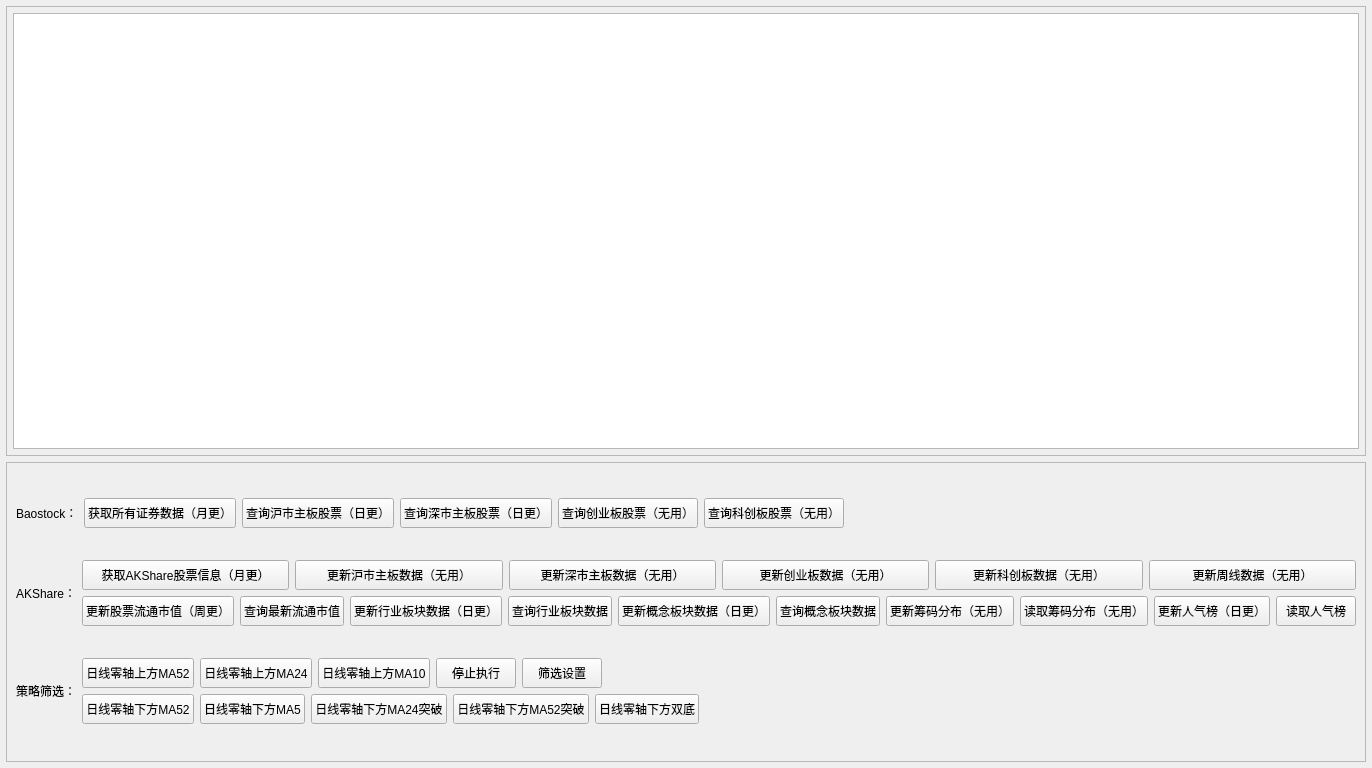
<?xml version="1.0" encoding="UTF-8"?>
<ui version="4.0">
 <class>HomeWidget</class>
 <widget class="QWidget" name="HomeWidget">
  <property name="geometry">
   <rect>
    <x>0</x>
    <y>0</y>
    <width>1366</width>
    <height>768</height>
   </rect>
  </property>
  <property name="windowTitle">
   <string>Form</string>
  </property>
  <layout class="QVBoxLayout" name="verticalLayout">
   <property name="leftMargin">
    <number>6</number>
   </property>
   <property name="topMargin">
    <number>6</number>
   </property>
   <property name="rightMargin">
    <number>6</number>
   </property>
   <property name="bottomMargin">
    <number>6</number>
   </property>
   <item>
    <widget class="QFrame" name="frame_center">
     <property name="frameShape">
      <enum>QFrame::StyledPanel</enum>
     </property>
     <property name="frameShadow">
      <enum>QFrame::Raised</enum>
     </property>
     <layout class="QGridLayout" name="gridLayout">
      <property name="leftMargin">
       <number>6</number>
      </property>
      <property name="topMargin">
       <number>6</number>
      </property>
      <property name="rightMargin">
       <number>6</number>
      </property>
      <property name="bottomMargin">
       <number>6</number>
      </property>
      <property name="spacing">
       <number>0</number>
      </property>
      <item row="0" column="0">
       <widget class="QPlainTextEdit" name="plainTextEdit_log">
        <property name="readOnly">
         <bool>true</bool>
        </property>
       </widget>
      </item>
     </layout>
    </widget>
   </item>
   <item>
    <widget class="QFrame" name="frame_bottom">
     <property name="minimumSize">
      <size>
       <width>0</width>
       <height>300</height>
      </size>
     </property>
     <property name="maximumSize">
      <size>
       <width>16777215</width>
       <height>300</height>
      </size>
     </property>
     <property name="frameShape">
      <enum>QFrame::StyledPanel</enum>
     </property>
     <property name="frameShadow">
      <enum>QFrame::Raised</enum>
     </property>
     <layout class="QVBoxLayout" name="verticalLayout_4">
      <item>
       <layout class="QHBoxLayout" name="horizontalLayout">
        <item>
         <widget class="QLabel" name="label_2">
          <property name="text">
           <string>Baostock：</string>
          </property>
         </widget>
        </item>
        <item>
         <widget class="QPushButton" name="btn_get_all_stocks">
          <property name="minimumSize">
           <size>
            <width>0</width>
            <height>30</height>
           </size>
          </property>
          <property name="maximumSize">
           <size>
            <width>16777215</width>
            <height>30</height>
           </size>
          </property>
          <property name="text">
           <string>获取所有证券数据（月更）</string>
          </property>
         </widget>
        </item>
        <item>
         <widget class="QPushButton" name="btn_query_sh_main">
          <property name="minimumSize">
           <size>
            <width>0</width>
            <height>30</height>
           </size>
          </property>
          <property name="maximumSize">
           <size>
            <width>16777215</width>
            <height>30</height>
           </size>
          </property>
          <property name="text">
           <string>查询沪市主板股票（日更）</string>
          </property>
         </widget>
        </item>
        <item>
         <widget class="QPushButton" name="btn_query_sz_main">
          <property name="minimumSize">
           <size>
            <width>0</width>
            <height>30</height>
           </size>
          </property>
          <property name="maximumSize">
           <size>
            <width>16777215</width>
            <height>30</height>
           </size>
          </property>
          <property name="text">
           <string>查询深市主板股票（日更）</string>
          </property>
         </widget>
        </item>
        <item>
         <widget class="QPushButton" name="btn_query_gem">
          <property name="minimumSize">
           <size>
            <width>0</width>
            <height>30</height>
           </size>
          </property>
          <property name="maximumSize">
           <size>
            <width>16777215</width>
            <height>30</height>
           </size>
          </property>
          <property name="text">
           <string>查询创业板股票（无用）</string>
          </property>
         </widget>
        </item>
        <item>
         <widget class="QPushButton" name="btn_query_star">
          <property name="minimumSize">
           <size>
            <width>0</width>
            <height>30</height>
           </size>
          </property>
          <property name="maximumSize">
           <size>
            <width>16777215</width>
            <height>30</height>
           </size>
          </property>
          <property name="text">
           <string>查询科创板股票（无用）</string>
          </property>
         </widget>
        </item>
        <item>
         <spacer name="horizontalSpacer_2">
          <property name="orientation">
           <enum>Qt::Horizontal</enum>
          </property>
          <property name="sizeHint" stdset="0">
           <size>
            <width>40</width>
            <height>20</height>
           </size>
          </property>
         </spacer>
        </item>
       </layout>
      </item>
      <item>
       <layout class="QHBoxLayout" name="horizontalLayout_5">
        <item>
         <widget class="QLabel" name="label_3">
          <property name="text">
           <string>AKShare：</string>
          </property>
         </widget>
        </item>
        <item>
         <layout class="QVBoxLayout" name="verticalLayout_2">
          <item>
           <layout class="QHBoxLayout" name="horizontalLayout_2">
            <item>
             <widget class="QPushButton" name="btn_get_akshare_stocks_info">
              <property name="minimumSize">
               <size>
                <width>0</width>
                <height>30</height>
               </size>
              </property>
              <property name="maximumSize">
               <size>
                <width>16777215</width>
                <height>30</height>
               </size>
              </property>
              <property name="text">
               <string>获取AKShare股票信息（月更）</string>
              </property>
             </widget>
            </item>
            <item>
             <widget class="QPushButton" name="btn_update_sh_main_data">
              <property name="minimumSize">
               <size>
                <width>0</width>
                <height>30</height>
               </size>
              </property>
              <property name="maximumSize">
               <size>
                <width>16777215</width>
                <height>30</height>
               </size>
              </property>
              <property name="text">
               <string>更新沪市主板数据（无用）</string>
              </property>
             </widget>
            </item>
            <item>
             <widget class="QPushButton" name="btn_update_sz_main_data">
              <property name="minimumSize">
               <size>
                <width>0</width>
                <height>30</height>
               </size>
              </property>
              <property name="maximumSize">
               <size>
                <width>16777215</width>
                <height>30</height>
               </size>
              </property>
              <property name="text">
               <string>更新深市主板数据（无用）</string>
              </property>
             </widget>
            </item>
            <item>
             <widget class="QPushButton" name="btn_update_gem_data">
              <property name="minimumSize">
               <size>
                <width>0</width>
                <height>30</height>
               </size>
              </property>
              <property name="maximumSize">
               <size>
                <width>16777215</width>
                <height>30</height>
               </size>
              </property>
              <property name="text">
               <string>更新创业板数据（无用）</string>
              </property>
             </widget>
            </item>
            <item>
             <widget class="QPushButton" name="btn_update_star_data">
              <property name="minimumSize">
               <size>
                <width>0</width>
                <height>30</height>
               </size>
              </property>
              <property name="maximumSize">
               <size>
                <width>16777215</width>
                <height>30</height>
               </size>
              </property>
              <property name="text">
               <string>更新科创板数据（无用）</string>
              </property>
             </widget>
            </item>
            <item>
             <widget class="QPushButton" name="btn_update_weekly_data">
              <property name="minimumSize">
               <size>
                <width>0</width>
                <height>30</height>
               </size>
              </property>
              <property name="maximumSize">
               <size>
                <width>16777215</width>
                <height>30</height>
               </size>
              </property>
              <property name="text">
               <string>更新周线数据（无用）</string>
              </property>
             </widget>
            </item>
           </layout>
          </item>
          <item>
           <layout class="QHBoxLayout" name="horizontalLayout_4">
            <item>
             <widget class="QPushButton" name="btn_update_float_cap">
              <property name="minimumSize">
               <size>
                <width>0</width>
                <height>30</height>
               </size>
              </property>
              <property name="maximumSize">
               <size>
                <width>16777215</width>
                <height>30</height>
               </size>
              </property>
              <property name="text">
               <string>更新股票流通市值（周更）</string>
              </property>
             </widget>
            </item>
            <item>
             <widget class="QPushButton" name="btn_query_float_cap">
              <property name="minimumSize">
               <size>
                <width>0</width>
                <height>30</height>
               </size>
              </property>
              <property name="maximumSize">
               <size>
                <width>16777215</width>
                <height>30</height>
               </size>
              </property>
              <property name="text">
               <string>查询最新流通市值</string>
              </property>
             </widget>
            </item>
            <item>
             <widget class="QPushButton" name="btn_update_ths_board_industry_data">
              <property name="minimumSize">
               <size>
                <width>0</width>
                <height>30</height>
               </size>
              </property>
              <property name="maximumSize">
               <size>
                <width>16777215</width>
                <height>30</height>
               </size>
              </property>
              <property name="text">
               <string>更新行业板块数据（日更）</string>
              </property>
             </widget>
            </item>
            <item>
             <widget class="QPushButton" name="btn_query_ths_board_industry_data">
              <property name="minimumSize">
               <size>
                <width>0</width>
                <height>30</height>
               </size>
              </property>
              <property name="maximumSize">
               <size>
                <width>16777215</width>
                <height>30</height>
               </size>
              </property>
              <property name="text">
               <string>查询行业板块数据</string>
              </property>
             </widget>
            </item>
            <item>
             <widget class="QPushButton" name="btn_update_ths_board_concept_data">
              <property name="minimumSize">
               <size>
                <width>0</width>
                <height>30</height>
               </size>
              </property>
              <property name="maximumSize">
               <size>
                <width>16777215</width>
                <height>30</height>
               </size>
              </property>
              <property name="text">
               <string>更新概念板块数据（日更）</string>
              </property>
             </widget>
            </item>
            <item>
             <widget class="QPushButton" name="btn_query_ths_board_concept_data">
              <property name="minimumSize">
               <size>
                <width>0</width>
                <height>30</height>
               </size>
              </property>
              <property name="maximumSize">
               <size>
                <width>16777215</width>
                <height>30</height>
               </size>
              </property>
              <property name="text">
               <string>查询概念板块数据</string>
              </property>
             </widget>
            </item>
            <item>
             <widget class="QPushButton" name="btn_update_chip_distribution_data_eastmoney">
              <property name="minimumSize">
               <size>
                <width>0</width>
                <height>30</height>
               </size>
              </property>
              <property name="maximumSize">
               <size>
                <width>16777215</width>
                <height>30</height>
               </size>
              </property>
              <property name="text">
               <string>更新筹码分布（无用）</string>
              </property>
             </widget>
            </item>
            <item>
             <widget class="QPushButton" name="btn_get_chip_distribution_data_eastmoney">
              <property name="minimumSize">
               <size>
                <width>0</width>
                <height>30</height>
               </size>
              </property>
              <property name="maximumSize">
               <size>
                <width>16777215</width>
                <height>30</height>
               </size>
              </property>
              <property name="text">
               <string>读取筹码分布（无用）</string>
              </property>
             </widget>
            </item>
            <item>
             <widget class="QPushButton" name="btn_update_popularity_rank_stock_data">
              <property name="minimumSize">
               <size>
                <width>0</width>
                <height>30</height>
               </size>
              </property>
              <property name="maximumSize">
               <size>
                <width>16777215</width>
                <height>30</height>
               </size>
              </property>
              <property name="text">
               <string>更新人气榜（日更）</string>
              </property>
             </widget>
            </item>
            <item>
             <widget class="QPushButton" name="btn_get_popularity_rank_stock_data">
              <property name="minimumSize">
               <size>
                <width>0</width>
                <height>30</height>
               </size>
              </property>
              <property name="maximumSize">
               <size>
                <width>16777215</width>
                <height>30</height>
               </size>
              </property>
              <property name="text">
               <string>读取人气榜</string>
              </property>
             </widget>
            </item>
            <item>
             <spacer name="horizontalSpacer_3">
              <property name="orientation">
               <enum>Qt::Horizontal</enum>
              </property>
              <property name="sizeHint" stdset="0">
               <size>
                <width>40</width>
                <height>20</height>
               </size>
              </property>
             </spacer>
            </item>
           </layout>
          </item>
         </layout>
        </item>
       </layout>
      </item>
      <item>
       <layout class="QHBoxLayout" name="horizontalLayout_7">
        <item>
         <widget class="QLabel" name="label">
          <property name="text">
           <string>策略筛选：</string>
          </property>
         </widget>
        </item>
        <item>
         <layout class="QVBoxLayout" name="verticalLayout_3">
          <item>
           <layout class="QHBoxLayout" name="horizontalLayout_3">
            <item>
             <widget class="QPushButton" name="btn_daily_up_ma52_filter">
              <property name="minimumSize">
               <size>
                <width>0</width>
                <height>30</height>
               </size>
              </property>
              <property name="maximumSize">
               <size>
                <width>16777215</width>
                <height>30</height>
               </size>
              </property>
              <property name="text">
               <string>日线零轴上方MA52</string>
              </property>
             </widget>
            </item>
            <item>
             <widget class="QPushButton" name="btn_daily_up_ma24_filter">
              <property name="minimumSize">
               <size>
                <width>0</width>
                <height>30</height>
               </size>
              </property>
              <property name="maximumSize">
               <size>
                <width>16777215</width>
                <height>30</height>
               </size>
              </property>
              <property name="text">
               <string>日线零轴上方MA24</string>
              </property>
             </widget>
            </item>
            <item>
             <widget class="QPushButton" name="btn_daily_up_ma10_filter">
              <property name="minimumSize">
               <size>
                <width>0</width>
                <height>30</height>
               </size>
              </property>
              <property name="maximumSize">
               <size>
                <width>16777215</width>
                <height>30</height>
               </size>
              </property>
              <property name="text">
               <string>日线零轴上方MA10</string>
              </property>
             </widget>
            </item>
            <item>
             <widget class="QPushButton" name="btn_stop">
              <property name="minimumSize">
               <size>
                <width>0</width>
                <height>30</height>
               </size>
              </property>
              <property name="maximumSize">
               <size>
                <width>16777215</width>
                <height>30</height>
               </size>
              </property>
              <property name="text">
               <string>停止执行</string>
              </property>
             </widget>
            </item>
            <item>
             <widget class="QPushButton" name="btn_policy_filter_setting">
              <property name="minimumSize">
               <size>
                <width>0</width>
                <height>30</height>
               </size>
              </property>
              <property name="maximumSize">
               <size>
                <width>16777215</width>
                <height>30</height>
               </size>
              </property>
              <property name="text">
               <string>筛选设置</string>
              </property>
             </widget>
            </item>
            <item>
             <spacer name="horizontalSpacer">
              <property name="orientation">
               <enum>Qt::Horizontal</enum>
              </property>
              <property name="sizeHint" stdset="0">
               <size>
                <width>40</width>
                <height>20</height>
               </size>
              </property>
             </spacer>
            </item>
           </layout>
          </item>
          <item>
           <layout class="QHBoxLayout" name="horizontalLayout_6">
            <item>
             <widget class="QPushButton" name="btn_daily_down_ma52_filter">
              <property name="minimumSize">
               <size>
                <width>0</width>
                <height>30</height>
               </size>
              </property>
              <property name="maximumSize">
               <size>
                <width>16777215</width>
                <height>30</height>
               </size>
              </property>
              <property name="text">
               <string>日线零轴下方MA52</string>
              </property>
             </widget>
            </item>
            <item>
             <widget class="QPushButton" name="btn_daily_down_ma5_filter">
              <property name="minimumSize">
               <size>
                <width>0</width>
                <height>30</height>
               </size>
              </property>
              <property name="maximumSize">
               <size>
                <width>16777215</width>
                <height>30</height>
               </size>
              </property>
              <property name="text">
               <string>日线零轴下方MA5</string>
              </property>
             </widget>
            </item>
            <item>
             <widget class="QPushButton" name="btn_daily_down_breakthrough_ma24">
              <property name="minimumSize">
               <size>
                <width>0</width>
                <height>30</height>
               </size>
              </property>
              <property name="maximumSize">
               <size>
                <width>16777215</width>
                <height>30</height>
               </size>
              </property>
              <property name="text">
               <string>日线零轴下方MA24突破</string>
              </property>
             </widget>
            </item>
            <item>
             <widget class="QPushButton" name="btn_daily_down_breakthrough_ma52">
              <property name="minimumSize">
               <size>
                <width>0</width>
                <height>30</height>
               </size>
              </property>
              <property name="maximumSize">
               <size>
                <width>16777215</width>
                <height>30</height>
               </size>
              </property>
              <property name="text">
               <string>日线零轴下方MA52突破</string>
              </property>
             </widget>
            </item>
            <item>
             <widget class="QPushButton" name="btn_daily_down_double_bottom">
              <property name="minimumSize">
               <size>
                <width>0</width>
                <height>30</height>
               </size>
              </property>
              <property name="maximumSize">
               <size>
                <width>16777215</width>
                <height>30</height>
               </size>
              </property>
              <property name="text">
               <string>日线零轴下方双底</string>
              </property>
             </widget>
            </item>
            <item>
             <spacer name="horizontalSpacer_4">
              <property name="orientation">
               <enum>Qt::Horizontal</enum>
              </property>
              <property name="sizeHint" stdset="0">
               <size>
                <width>40</width>
                <height>20</height>
               </size>
              </property>
             </spacer>
            </item>
           </layout>
          </item>
         </layout>
        </item>
       </layout>
      </item>
     </layout>
    </widget>
   </item>
  </layout>
 </widget>
 <resources/>
 <connections/>
</ui>
